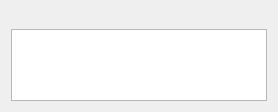
         <widget class="QWidget" name="AssetDetailsRightLayout">
          <layout class="QVBoxLayout" name="assetDetailsVerticalLayout2">
           <item>
            <widget class="AssetProcessor::SourceAssetDetailsPanel" name="sourceAssetDetailsPanel"/>
           </item>
           <item>
            <widget class="AssetProcessor::SourceAssetDetailsPanel" name="intermediateAssetDetailsPanel">
             <property name="visible">
              <bool>false</bool>
             </property>
            </widget>
           </item>
           <item>
            <widget class="AssetProcessor::ProductAssetDetailsPanel" name="productAssetDetailsPanel">
             <property name="visible">
              <bool>false</bool>
             </property>
            </widget>
           </item>
           <item>
            <widget class="QListWidget" name="missingDependencyScanResults">
             <property name="sizePolicy">
              <sizepolicy hsizetype="Expanding" vsizetype="Maximum">
               <horstretch>0</horstretch>
               <verstretch>0</verstretch>
              </sizepolicy>
             </property>
             <property name="minimumSize">
              <size>
               <width>0</width>
               <height>0</height>
              </size>
             </property>
             <property name="maximumSize">
              <size>
               <width>16777215</width>
               <height>72</height>
              </size>
             </property>
             <property name="editTriggers">
              <set>QAbstractItemView::NoEditTriggers</set>
             </property>
             <property name="tabKeyNavigation">
              <bool>true</bool>
             </property>
             <property name="showDropIndicator" stdset="0">
              <bool>false</bool>
             </property>
             <property name="defaultDropAction">
              <enum>Qt::IgnoreAction</enum>
             </property>
             <property name="alternatingRowColors">
              <bool>true</bool>
             </property>
            </widget>
           </item>
          </layout>
         </widget>
